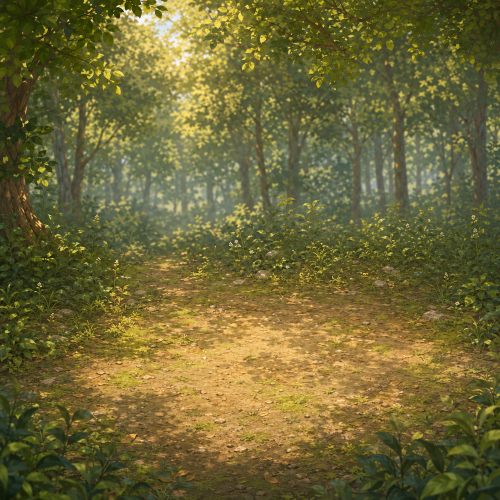
#> input picture apps/mobile/assets/forest-clearing.png, 1000 x 1000 px (shown at 1/2 size)
$ python -i audit-f1-my-forest-delivery.py   (imports and definitions only)
#> lines starting #> are read from the running program, lines starting #| are printed output that depends on the picture
#!/usr/bin/env python3
"""Read-only Looper My Forest delivery audit (R3, R4 and later candidates).

Uses the *delivered* manifest and optional externally pinned ZIP SHA instead of
pretending that every later delivery has the older V2 hash. No extraction,
image editing, ledger writes, repository mutation or Art Final promotion.
"""
from __future__ import annotations
import argparse
import hashlib
import io
import json
import math
from pathlib import Path, PurePosixPath
import re
import sys
import zipfile

CANVAS = (941, 1672)
SCENE = "forest_clearing"
VISUAL = "V-HUD-CARBONDETAIL"
STAGE_PNGS = ["f1_my_forest_stage_01.png"] + [
    f"f1_my_forest_stage_{i:02d}_{tone}.png"
    for i in range(2, 6) for tone in ("bright", "dim")
]
REQUIRED = {"APP_FORMAT_QA.json", "manifest.json", "placement.json", "state_manifest.json", "SHA-256.txt",
            "f1_forest_clearing_base_dim.png", "f1_my_forest_static_character_info_group.png",
            "f1_my_forest_progress_fill.png", *STAGE_PNGS}
EPS = 1.5


def sha(buf: bytes) -> str:
    return hashlib.sha256(buf).hexdigest()


def is_num(v):
    return isinstance(v, (int, float)) and not isinstance(v, bool) and math.isfinite(v)


# [21 lines left out: functions rect_errors, rects_overlap, not called in this run]


def first_image_alpha_report(img):
    from PIL import Image
    a = img.getchannel("A")
    hist = a.histogram()
    min_alpha = next((i for i, v in enumerate(hist) if v), 255)
    top = 0
    while top < img.height and a.crop((0, top, img.width, top + 1)).getextrema()[1] == 0:
        top += 1
    bottom = 0
    while bottom < img.height and a.crop((0, img.height - bottom - 1, img.width, img.height - bottom)).getextrema()[1] == 0:
        bottom += 1
    return {"min_alpha": min_alpha, "fully_transparent_top_rows": top,
            "fully_transparent_bottom_rows": bottom, "fully_opaque": min_alpha == 255}


# [293 lines left out: functions audit, main, not called in this run]


# [2 lines not run here, left out]

>>> import cv2
>>> picture = cv2.imread('../assets/forest-clearing.png', cv2.IMREAD_GRAYSCALE)
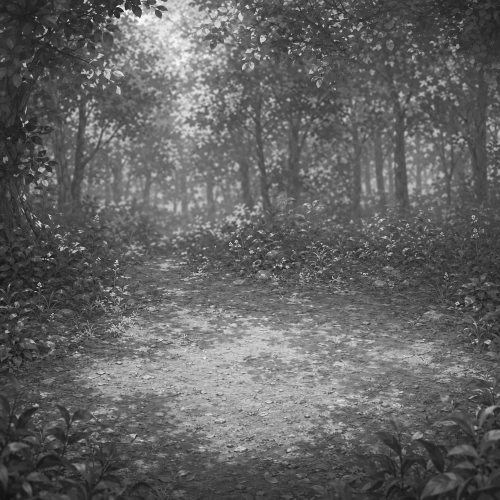
#> picture: shape (1000, 1000) (shown at 1/2 size); min 12, max 255, mean 99.2
#> (the run stopped early here; a loop or call above may not have finished)
